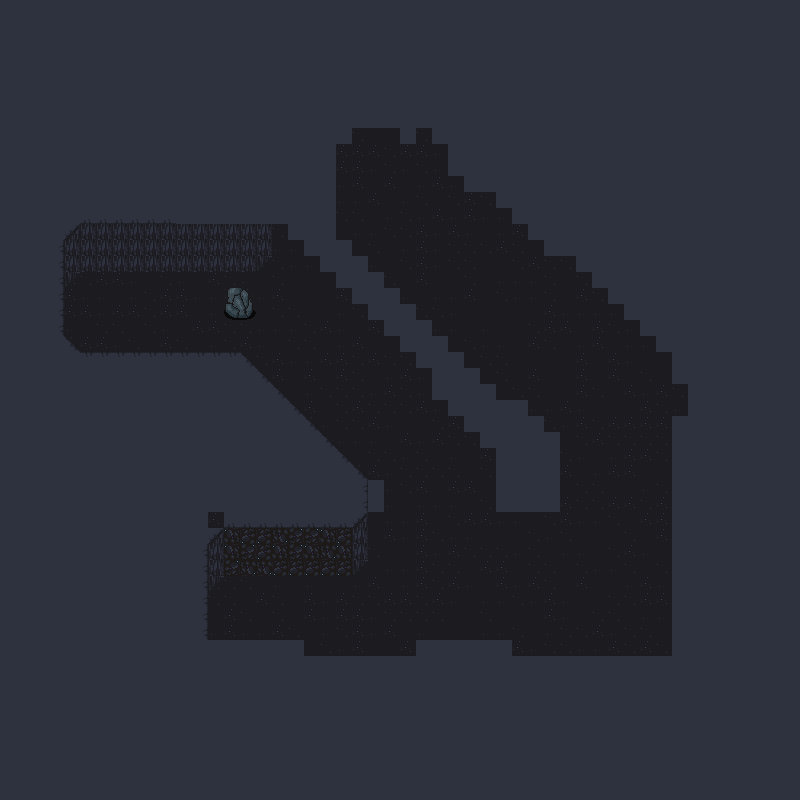

Tiled map render using the project's own tile images. Description and the map definition, with tile-layer contents summarised, below:
An orthogonal 50x50 tile map with 16x16 px tiles, 2 tile layers (Floor, Tile Layer Background), 3 tilesets and 24 objects (22x Enemy, Door, PlayerSpawn).

<map version="1.9" tiledversion="1.9.2" orientation="orthogonal" renderorder="right-down" width="50" height="50" tilewidth="16" tileheight="16" infinite="0" nextlayerid="5" nextobjectid="25">
 <editorsettings>
  <export target="room3.json" format="json" />
 </editorsettings>
 <tileset firstgid="1" name="tileset" tilewidth="16" tileheight="16" spacing="16" tilecount="18" columns="9">
  <image source="../images/tileset.png" width="272" height="48" />
  <tile id="0">
   <properties>
    <property name="collide" value="true" />
   </properties>
  </tile>
  <tile id="2">
   <properties>
    <property name="collide" value="true" />
   </properties>
  </tile>
  <tile id="3">
   <properties>
    <property name="collide" value="true" />
   </properties>
  </tile>
  <tile id="9">
   <properties>
    <property name="collide" value="true" />
   </properties>
  </tile>
  <tile id="11">
   <properties>
    <property name="collide" value="true" />
   </properties>
  </tile>
  <tile id="12">
   <properties>
    <property name="collide" value="true" />
   </properties>
  </tile>
 </tileset>
 <tileset firstgid="19" name="doorOpen_strip" tilewidth="48" tileheight="48" tilecount="7" columns="7">
  <image source="../images/doorOpen_strip.png" width="336" height="48" />
 </tileset>
 <tileset firstgid="26" name="Objects_atlas" tilewidth="16" tileheight="16" tilecount="289" columns="17">
  <image source="../images/Objects_atlas.png" width="272" height="272" />
  <tile id="112">
   <properties>
    <property name="collide" value="true" />
   </properties>
  </tile>
  <tile id="113">
   <properties>
    <property name="collide" value="true" />
   </properties>
  </tile>
  <tile id="129">
   <properties>
    <property name="collide" value="true" />
   </properties>
  </tile>
  <tile id="130">
   <properties>
    <property name="collide" value="true" />
   </properties>
  </tile>
  <tile id="146">
   <properties>
    <property name="collide" value="true" />
   </properties>
  </tile>
  <tile id="147">
   <properties>
    <property name="collide" value="true" />
   </properties>
  </tile>
  <tile id="189">
   <properties>
    <property name="collide" value="true" />
   </properties>
  </tile>
  <tile id="190">
   <properties>
    <property name="collide" value="true" />
   </properties>
  </tile>
  <tile id="205">
   <properties>
    <property name="collide" value="true" />
   </properties>
  </tile>
  <tile id="206">
   <properties>
    <property name="collide" value="true" />
   </properties>
  </tile>
  <tile id="207">
   <properties>
    <property name="collide" value="true" />
   </properties>
  </tile>
  <tile id="208">
   <properties>
    <property name="collide" value="true" />
   </properties>
  </tile>
  <tile id="222">
   <properties>
    <property name="collide" value="true" />
   </properties>
  </tile>
  <tile id="223">
   <properties>
    <property name="collide" value="true" />
   </properties>
  </tile>
  <tile id="224">
   <properties>
    <property name="collide" value="true" />
   </properties>
  </tile>
  <tile id="225">
   <properties>
    <property name="collide" value="true" />
   </properties>
  </tile>
  <tile id="238">
   <properties>
    <property name="collide" value="true" />
   </properties>
  </tile>
  <tile id="239">
   <properties>
    <property name="collide" value="true" />
   </properties>
  </tile>
  <tile id="240">
   <properties>
    <property name="collide" value="true" />
   </properties>
  </tile>
  <tile id="241">
   <properties>
    <property name="collide" value="true" />
   </properties>
  </tile>
  <tile id="242">
   <properties>
    <property name="collide" value="true" />
   </properties>
  </tile>
  <tile id="243">
   <properties>
    <property name="collide" value="true" />
   </properties>
  </tile>
  <tile id="246">
   <properties>
    <property name="collide" value="true" />
   </properties>
  </tile>
  <tile id="247">
   <properties>
    <property name="collide" value="true" />
   </properties>
  </tile>
  <tile id="255">
   <properties>
    <property name="collide" value="true" />
   </properties>
  </tile>
  <tile id="256">
   <properties>
    <property name="collide" value="true" />
   </properties>
  </tile>
  <tile id="257">
   <properties>
    <property name="collide" value="true" />
   </properties>
  </tile>
  <tile id="258">
   <properties>
    <property name="collide" value="true" />
   </properties>
  </tile>
  <tile id="259">
   <properties>
    <property name="collide" value="true" />
   </properties>
  </tile>
  <tile id="260">
   <properties>
    <property name="collide" value="true" />
   </properties>
  </tile>
 </tileset>
 <layer id="2" name="Floor" width="50" height="50">
  <data>[2500 cells, 2500 non-empty, 4 distinct tile ids]</data>
 </layer>
 <layer id="1" name="Tile Layer Background" width="50" height="50">
  <data>[2500 cells, 1871 non-empty, 12 distinct tile ids]</data>
 </layer>
 <objectgroup id="3" name="Objects">
  <object id="1" name="Door" gid="19" x="368" y="208" width="48" height="48" />
  <object id="2" name="PlayerSpawn" x="376.667" y="585">
   <point />
  </object>
 </objectgroup>
 <objectgroup id="4" name="Enemy Spawn Points">
  <object id="3" name="Enemy" x="139" y="326">
   <point />
  </object>
  <object id="4" name="Enemy" x="97" y="319">
   <point />
  </object>
  <object id="5" name="Enemy" x="191" y="321">
   <point />
  </object>
  <object id="6" name="Enemy" x="206" y="372">
   <point />
  </object>
  <object id="7" name="Enemy" x="315" y="248">
   <point />
  </object>
  <object id="8" name="Enemy" x="365" y="246">
   <point />
  </object>
  <object id="9" name="Enemy" x="433" y="245">
   <point />
  </object>
  <object id="10" name="Enemy" x="464.75" y="276.5">
   <point />
  </object>
  <object id="11" name="Enemy" x="522" y="310">
   <point />
  </object>
  <object id="12" name="Enemy" x="581" y="370">
   <point />
  </object>
  <object id="13" name="Enemy" x="643" y="371">
   <point />
  </object>
  <object id="14" name="Enemy" x="695" y="372">
   <point />
  </object>
  <object id="15" name="Enemy" x="635" y="445">
   <point />
  </object>
  <object id="16" name="Enemy" x="557" y="473">
   <point />
  </object>
  <object id="17" name="Enemy" x="466" y="477">
   <point />
  </object>
  <object id="18" name="Enemy" x="345" y="397">
   <point />
  </object>
  <object id="19" name="Enemy" x="262" y="457">
   <point />
  </object>
  <object id="20" name="Enemy" x="354" y="485">
   <point />
  </object>
  <object id="21" name="Enemy" x="471" y="365">
   <point />
  </object>
  <object id="22" name="Enemy" x="396" y="290">
   <point />
  </object>
  <object id="23" name="Enemy" x="272" y="364">
   <point />
  </object>
  <object id="24" name="Enemy" x="272" y="364">
   <point />
  </object>
 </objectgroup>
</map>
